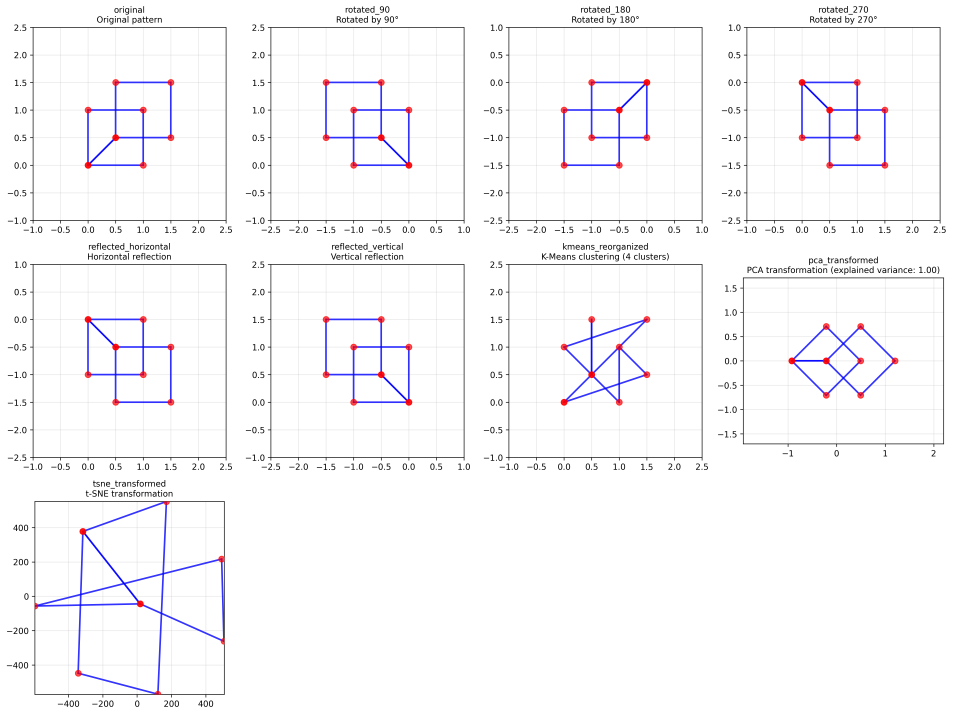
#> input picture advanced_generated_patterns/images/all_patterns_combined.png, 4762 x 3573 px (shown at 1/5 size)
$ python kolam_pattern_generator_ml.py -i advanced_generated_patterns/images/all_patterns_combined.png
#> lines starting #> are read from the running program, lines starting #| are printed output that depends on the picture; after the words box and inside, x2 and y2 are one past the last pixel; in counts of white or black regions, pixels touching at a corner belong together
#!/usr/bin/env python3
"""
Advanced Kolam Pattern Generator with ML
========================================

A comprehensive system for generating Kolam patterns with machine learning
transformations, supporting both image uploads and CSV data sources.

Author: AI Assistant
Date: 2025
Purpose: SIH Presentation - Advanced Pattern Generation
"""

import cv2
import numpy as np
import pandas as pd
import matplotlib.pyplot as plt
import matplotlib.patches as patches
from matplotlib.patches import Circle, Polygon
import networkx as nx
from sklearn.cluster import KMeans
from sklearn.decomposition import PCA
from sklearn.manifold import TSNE
from sklearn.preprocessing import StandardScaler
import os
import json
import random
from typing import List, Tuple, Dict, Any, Optional
import argparse
from pathlib import Path

# Set matplotlib backend
import matplotlib
matplotlib.use('Agg')

class KolamPatternGenerator:
    """Advanced Kolam Pattern Generator with ML capabilities"""

    def __init__(self, output_dir: str = "generated_kolam_patterns"):
        """Initialize the generator"""
        self.output_dir = Path(output_dir)
        self.output_dir.mkdir(exist_ok=True)

        # Create subdirectories
        (self.output_dir / "images").mkdir(exist_ok=True)
        (self.output_dir / "csv").mkdir(exist_ok=True)
        (self.output_dir / "metadata").mkdir(exist_ok=True)

        self.patterns = []
        self.metadata = {}

    # [72 lines left out: function load_csv_pattern, not called in this run]

    def extract_image_pattern(self, image_path: str) -> Dict[str, Any]:
        """
        Extract Kolam pattern from uploaded image

        Args:
            image_path: Path to uploaded image

        Returns:
            Dictionary containing extracted pattern data
        """
        print(f"🖼️ Extracting pattern from image: {image_path}")

        try:
            # Load image
            image = cv2.imread(image_path)
#> image is the input picture: shape (3573, 4762, 3); mean B, G, R 250, 247.7, 248.5
            if image is None:
                raise ValueError(f"Could not load image: {image_path}")

            # Convert to grayscale
            gray = cv2.cvtColor(image, cv2.COLOR_BGR2GRAY)
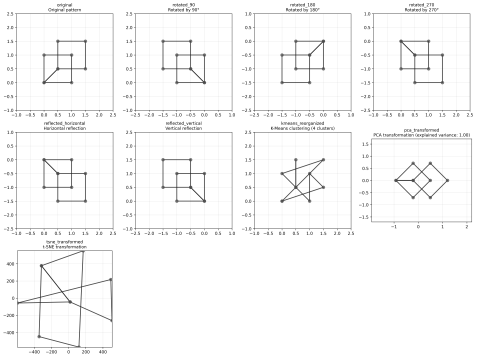
#> gray: shape (3573, 4762) (shown at 1/10 size); min 0, max 255, mean 248.2

            # Apply threshold
            _, binary = cv2.threshold(gray, 127, 255, cv2.THRESH_BINARY_INV)
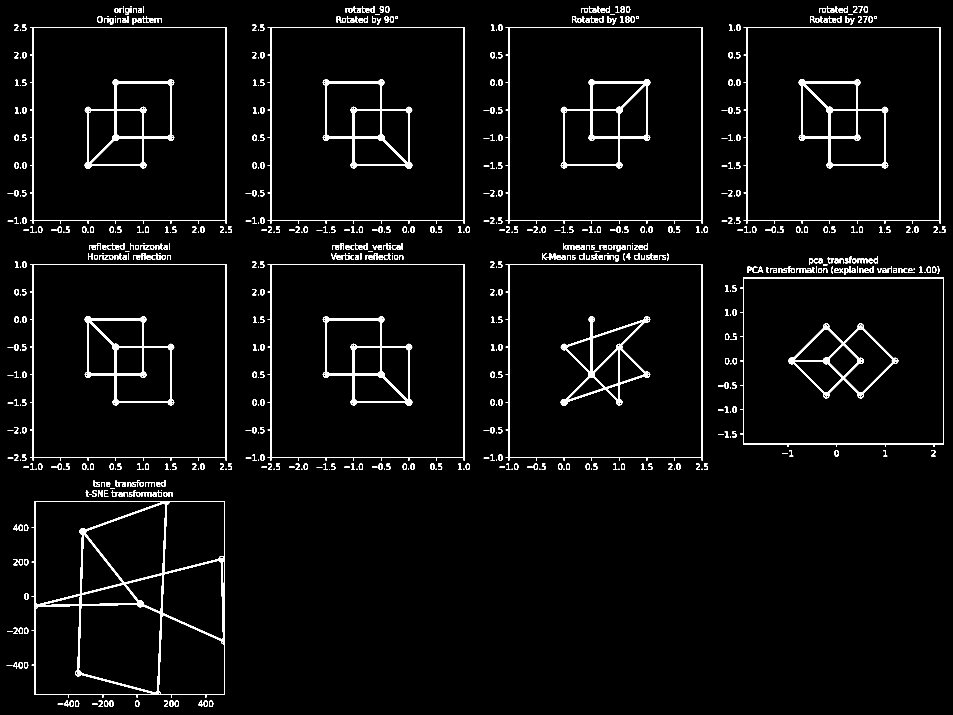
#> binary: shape (3573, 4762) (shown at 1/5 size); 2.7% white; 781 white regions (1 under 20 px)

            # Find contours
            contours, _ = cv2.findContours(binary, cv2.RETR_EXTERNAL, cv2.CHAIN_APPROX_SIMPLE)
#> contours = 773 contours, 138 with area under 20; largest, box (x1, y1, x2, y2) and area: (2529, 1321, 3512, 2303) 936518, (1339, 1321, 2322, 2303) 936518, (3719, 136, 4702, 1118) 936518, (2529, 136, 3512, 1118) 936518, (1339, 136, 2322, 1118) 936518

            if not contours:
                raise ValueError("No contours found in image")

            # Get the largest contour
            largest_contour = max(contours, key=cv2.contourArea)
#> largest_contour = contour of 91 points, box (x1, y1, x2, y2) (2529, 1321, 3512, 2303), area 936518
#> (the rest of the program and of its run is left out)
